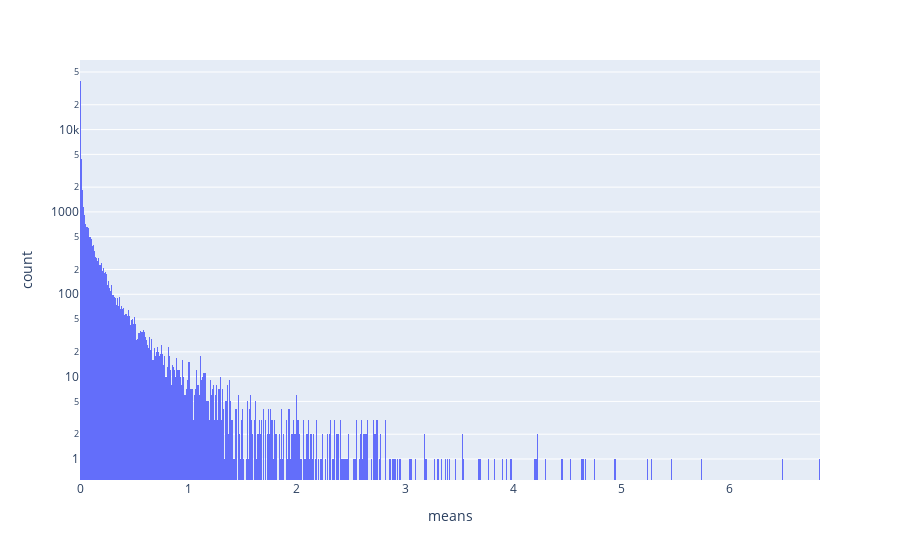

Here is the notebook cell this chart was saved with:
### Code cell
import plotly.express as px
from plotly import graph_objects as go

fig = px.histogram(pd.DataFrame(adata_pp_pc.var["means"]), x="means", log_y=True)
# fig = go.Figure(data=[go.Histogram(y=adata_pp_pc.var["means"] ,cumulative_enabled=True)])
fig.show()
print((adata_pp_pc.var["means"] > 0.5).sum())

### Figure 1 — Plotly figure (JSON) as saved in the notebook; plotly's stock layout.template omitted (floating-point values rounded to 4 significant figures; data arrays with more than 128 entries replaced by an {"elided": "..."} marker saying what was removed)
{"data": [{"alignmentgroup": "True", "bingroup": "x", "hovertemplate": "means=%{x}<br>count=%{y}<extra></extra>", "legendgroup": "", "marker": {"color": "#636efa", "pattern": {"shape": ""}}, "name": "", "offsetgroup": "", "orientation": "v", "showlegend": false, "type": "histogram", "x": {"elided": "57874 float values"}, "xaxis": "x", "yaxis": "y"}], "layout": {"autosize": true, "barmode": "relative", "legend": {"tracegroupgap": 0}, "margin": {"t": 60}, "xaxis": {"anchor": "y", "autorange": true, "domain": [0, 1], "range": [-0.005, 6.835], "title": {"text": "means"}, "type": "linear"}, "yaxis": {"anchor": "x", "autorange": true, "domain": [0, 1], "range": [-0.255, 4.845], "title": {"text": "count"}, "type": "log"}}}
